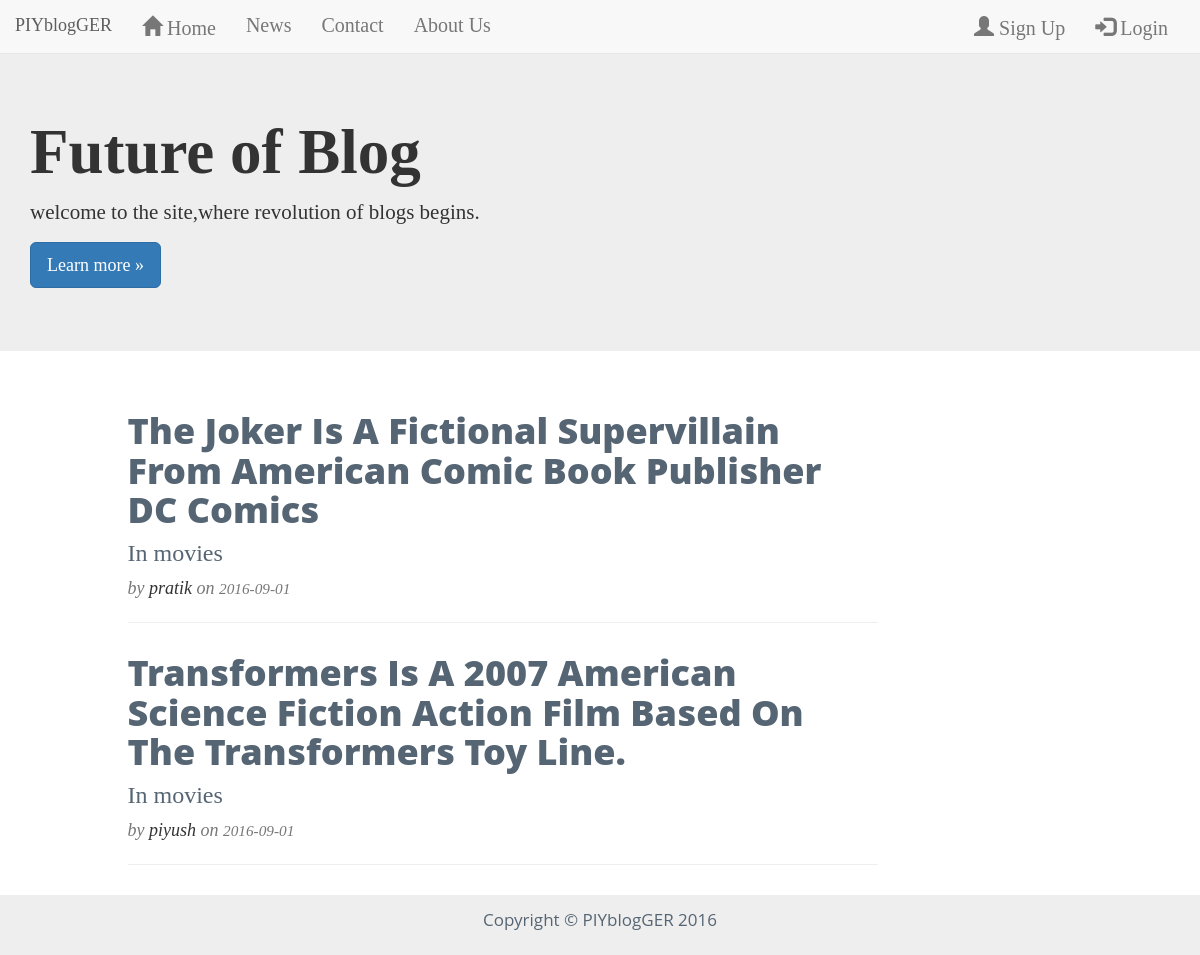
The app's page /ST3/index.php, older data.
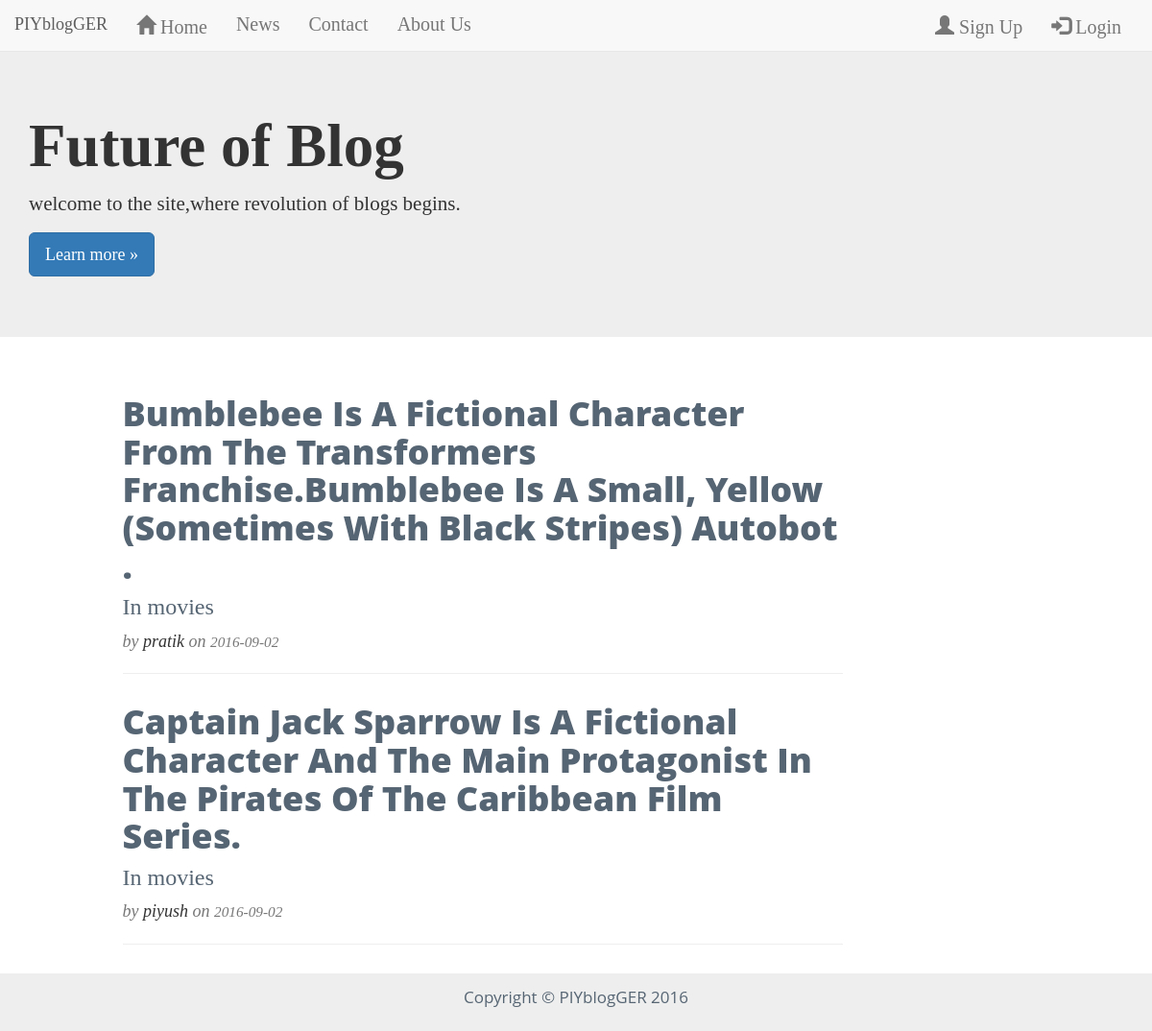
The same page, newer data.
### tables this page shows
CREATE TABLE `blog_master` (
  `blogId` int(11) NOT NULL AUTO_INCREMENT,
  `bloggerId` int(11) DEFAULT NULL,
  `blogAuthor` char(50) DEFAULT NULL,
  `blogTitle` text,
  `blogDesc` longtext,
  `blogCategory` text,
  `createdDate` date DEFAULT NULL,
  `updateDate` date DEFAULT NULL,
  `blogActivity` char(1) DEFAULT 'A',
  PRIMARY KEY (`blogId`)
);

### ST3/phpfile/database.php (called while the page is built, shortened)
<?php
class connect{
	public $connection;
	public $host;
	public $userName;
	public $password;
	public $db;
		public function __construct()
		{
			$this->host = "localhost";
			$this->userName = "root";
			$this->password = "Piyush666";
			$this->db = "blog";
		}
		public function openConnection()
		{
			$this->connection = mysqli_connect($this->host,$this->userName,$this->password);
			$createDB = "create database if not exists " .$this->db;
 			$this->connection->query($createDB);
			mysqli_select_db($this->connection,$this->db);
		}
		public function exeQuery($Query){
			$result = $this->connection->query($Query);
			return $result;
		}
}
?>

### ST3/index.php (the view, shortened to what this page needs)
<!DOCTYPE html>
<html>
<head>
  <link rel="stylesheet" type="text/css" href="../css/bootstrap.css">
  <link rel="stylesheet" type="text/css" href="../css/piyUser.css">
</head>
<body>
	<nav class="navbar navbar-default navbar-fixed-top" role="navigation" >
  <div class="container-fluid">
    <div class="navbar-header">
      <a class="navbar-brand" href="../ST3/">PIYblogGER</a>
    </div>
    <div class="collapse navbar-collapse" id="nvbar">
      <ul class="nav navbar-nav">
        <li><a href="../ST3/"><span class="glyphicon glyphicon-home"></span> Home</a></li>
        <li><a href="#">News</a></li>
        <li><a href="contact.php">Contact</a></li>
        <li><a href="about_us.php">About Us</a></li>
      </ul>
      <ul class="nav navbar-nav navbar-right" style="margin-right:2px;">
      <?php
        if(isset($_SESSION['userName'])){
        ?>
          <li><a href="login.php"><span class="glyphicon glyphicon-user"></span> Your Home</a></li>
          <li><a  href="logout.php"> <span class="glyphicon glyphicon-log-out"></span> Logout</a></li>
            <?php  }
            elseif (isset($_SESSION['admin'])){
             ?>
             <li><a href="login.php"><span class="glyphicon glyphicon-user"></span> Your Home</a></li>
             <li><a  href="logout.php"> <span class="glyphicon glyphicon-log-out"></span> Logout</a></li>
             <?php } else{   ?>
         <li><a href="signup.php"><span class="glyphicon glyphicon-user"></span> Sign Up</a></li>
        <li><a href="login.php"><span class="glyphicon glyphicon-log-in"></span> Login</a></li>
          <?php } ?>
      </ul>
    </div>
  </div>
</nav>
<div class="jumbotron">
  <div class="container">
  <h1> Future of Blog </h1>
        <p>welcome to the site,where revolution of blogs begins.</p>
        <p><a class="btn btn-primary btn-lg "  href="about_us.php" role="button" style="color:white;">Learn more &raquo;</a></p>
  </div>
</div>
<div class="container">
    <div class="row">
       <div class="col-lg-8 col-lg-offset-1 col-md-10 col-md-offset-1">
          <div class="post-preview">
              <?php
                $today = date('Y-m-d');
                $today = date_create($today);
                $conn = new connect();
                $que = 'select * from blog_master order by blogId desc ' ;
                $blogs = $conn->exeQuery($que);
                if(empty($blogs))
                  echo "<h2>There is no blog for you!</h2>";
                else
                  while($row = $blogs->fetch_assoc())
                  {
                    $getDate=date_create($row['createdDate']);
                    $diff = date_diff($getDate,$today);
                  if($diff->format("%R%a")<100)
                    {
              ?>
      <a href="title_wise.php?title=<?php echo $row['blogTitle'];?>&bloggerName=<?php echo $row['blogAuthor']; ?>">
      <h2 class="post-title"><?php echo $row['blogTitle']; ?></h2>
      <h3 class="post-subtitle"> In <?php echo $row['blogCategory']; ?></h3>
      </a>
      <p class="post-meta">by <a href="blogger_page.php?uId=<?php echo $row['bloggerId']; ?>&uName=<?php echo $row['blogAuthor']; ?>"><?php echo $row['blogAuthor']; ?></a> on <small ><?php echo $row['createdDate']; ?></small></p>
      <hr>
      <?php } } ?>
      </div>
     </div>
  </div>
</div>
</body>
<div class="container-fluid  pi-footer" >
  <footer class="footer">
   <p> <small>Copyright &copy; PIYblogGER 2016</small></p>
 </footer>
</div>
</html>

### css/piyUser.css (style rules this page uses)
html { height: 100%; }
body { padding-top: 50px; padding-bottom: 70px; font-family: 'Lora', 'Times New Roman', serif; font-size: 20px; min-height: 100%; position: relative; }
h1, h2 { font-weight: 800; }
.post-preview > a { color:#566573; }
.post-preview > a > .post-title { font-family: 'Open Sans', 'Helvetica Neue', Helvetica, Arial, sans-serif; font-weight: 800; font-size: 30px; margin-top: 30px; margin-bottom: 10px; text-transform: capitalize; }
.post-preview > a > .post-subtitle { margin: 0; font-weight: 300; margin-bottom: 10px; }
.post-preview > .post-meta { color: #777777; font-size: 18px; font-style: italic; margin-top: 0; }
.post-preview > .post-meta > a { text-decoration: none; color: #333333; }
@media only screen and (min-width: 768px) { .post-preview > a>.post-title { font-size: 36px; } }
.pi-footer { color:#566573; font-family: 'Open Sans', 'Helvetica Neue', Helvetica, Arial, sans-serif; font-size: 20px; position: absolute; right: 0; bottom: 0; left: 0; padding: 1rem; height:60px; background-color: #eee; text-align: center; }

Row changes from the older to the newer data that the page shows:
removed blog_master: blogTitle "The Joker Is A Fictional Supervillain From American Comic Book Publisher DC Comics", blogCategory "movies", blogAuthor "pratik", createdDate "2016-09-01"
removed blog_master: blogTitle "Transformers Is A 2007 American Science Fiction Action Film Based On The Transformers Toy Line.", blogCategory "movies", blogAuthor "piyush", createdDate "2016-09-01"
added blog_master: blogTitle "Bumblebee Is A Fictional Character From The Transformers Franchise.Bumblebee Is A Small, Yellow (Sometimes With Black Stripes) Autobot .", blogCategory "movies", blogAuthor "pratik", createdDate "2016-09-02"
added blog_master: blogTitle "Captain Jack Sparrow Is A Fictional Character And The Main Protagonist In The Pirates Of The Caribbean Film Series.", blogCategory "movies", blogAuthor "piyush", createdDate "2016-09-02"
